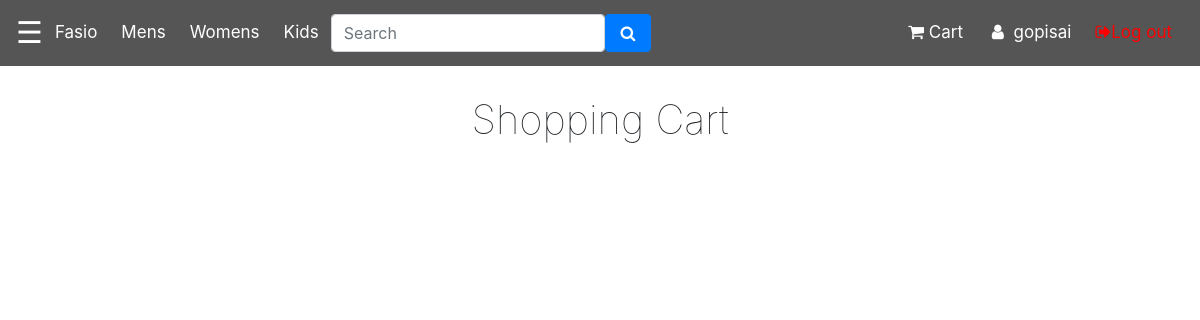
Before: /productcart/ (signed in) with the older database file.
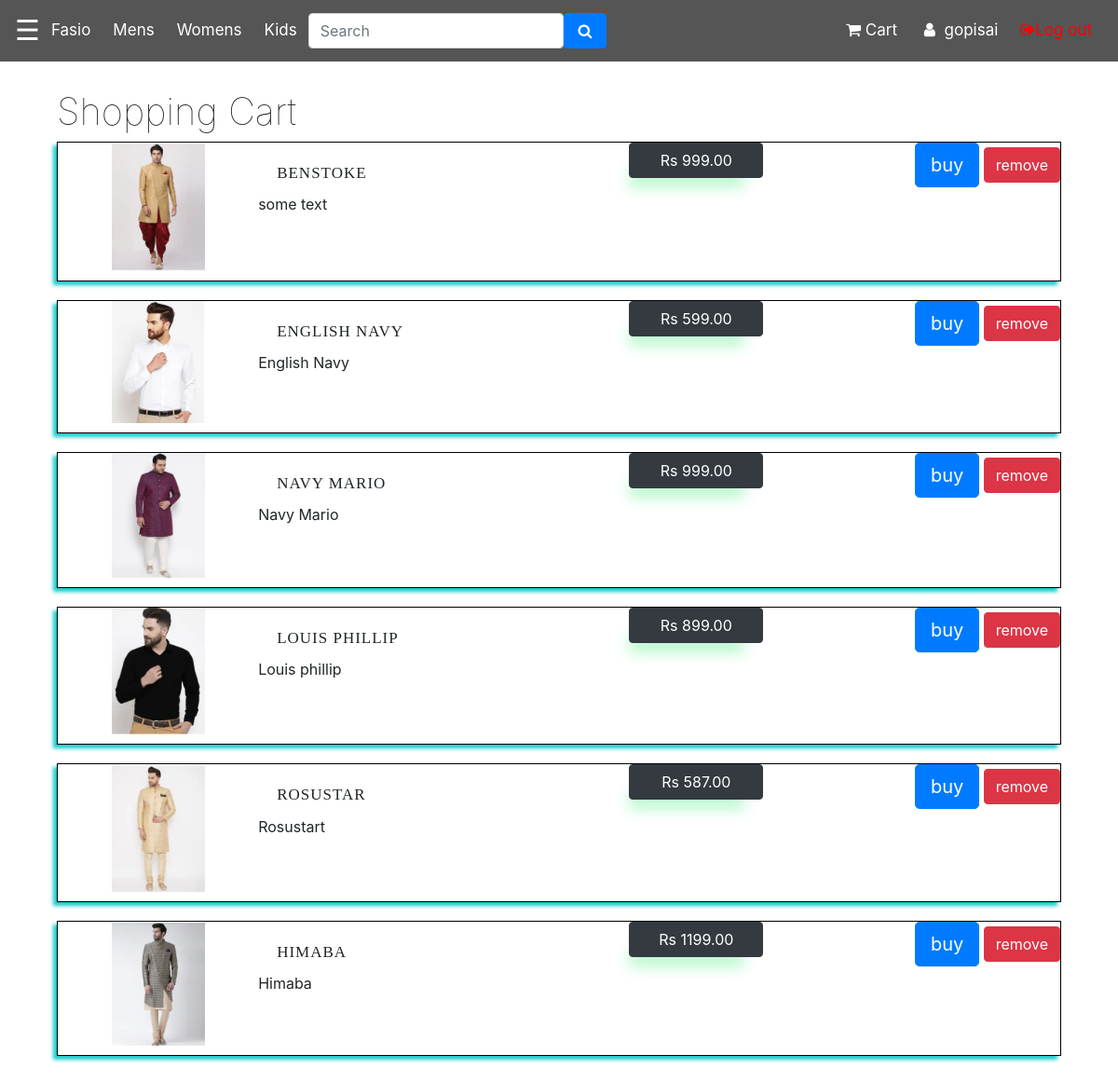
After: the same page with the newer database file.
### productcart/models.py (models this page shows, shortened)
class Cart(models.Model):
    user = models.ForeignKey(User,on_delete=models.CASCADE)
    product = models.ForeignKey(Product,on_delete=models.CASCADE)

### home/models.py (models this page shows, shortened)
class Product(models.Model):
    p_type_choices=(
        ('Men','Men'),
        ('Women','Women'),
        ('Kids','kids')
    )
    p_category_choices = (
        ('men', (
                    ('Sherwani','Sherwani'),
                    ('Tshirts','Tshirts'),
                    ('Formals','Formals')
                )
        ),
        ('women', (
                    ('Kurtis','Kurtis'),
                    ('Sarees','Sarees'),
                    ('Lehangachouli','Lehangachouli')
                )
        )
    )
    p_name = models.CharField(max_length=30,unique = True)
    p_image = models.ImageField(default='productpics/default.png',upload_to='productpics')
    p_type = models.CharField(
        max_length=100,
        choices = p_type_choices
    )
    p_category = models.CharField(
        max_length=100,
        choices = p_category_choices
    )
    p_cost = models.DecimalField(max_digits=6,decimal_places=2)
    p_description = models.TextField()

### productcart/views.py (the view)
# urls.py: path('',views.cartView,name="cart"),
@login_required
def cartView(request):
    template_name = 'productcart/cart.html'
    username = request.user.username
    carts = Cart.objects.filter(user__username=username)
    context={
        'carts':carts,
    }
    return render(request, template_name, context)

### productcart/templates/productcart/cart.html
{% extends 'home/base.html'%}
{% load static %}
{% block content1 %}
<!DOCTYPE html>
<html lang="en">
<head>
    <link rel="stylesheet" href="{% static 'productcart/cart.css' %}">
</head>
<body>
<div class="shopping-cart">
  <h1>Shopping Cart</h1>
  {% for c in carts %}
      <div class="product">
        <div class="product-image" >
           <img  src="{{ c.product.p_image.url }}">
        </div>
        <div class="product-details">
          <div class="product-title">{{ c.product.p_name }}</div>
          <p class="product-description">{{ c.product.p_description }}</p>
        </div>
        <div class="product-price btn btn-dark"> {{ c.product.p_cost }}</div>
        <div style="float: right;">
          <button type="button" class="btn btn-primary  btn-lg" ><a href="#">buy</a></button>
          <button type="button" class="btn btn-danger"><a href="#">remove</a></button>
        </div>
      </div>
  {% endfor %}
</div>
</body>
</html>
{% endblock content1 %}

### home/templates/home/base.html (shortened to what this page needs)
{% load static %}
<!DOCTYPE html>
<html>
<head>
	<link rel="stylesheet" type="text/css" href="{% static 'home/index.css'%}">
    <link rel="stylesheet" href="https://stackpath.bootstrapcdn.com/bootstrap/4.4.1/css/bootstrap.min.css">
    <link rel="stylesheet" href="{% static 'css/new.css'%}">
    <link rel="stylesheet" href="https://cdnjs.cloudflare.com/ajax/libs/font-awesome/4.7.0/css/font-awesome.min.css">
</head>
<body>
	<div class="navbar">
        <span style="font-size:30px;cursor:pointer;color:white;" onclick="openNav()">&#9776;</span>
        <a href="{% url 'home-index' %}"  style="float: left;">Fasio</a>
        <a href="{% url 'mens-home' %}"  style="float: left;">Mens</a>
        <a href="{% url 'womens-home' %}"  style="float: left;">Womens</a>
        <a href="{% url 'kids-home' %}"  style="float: left;">Kids</a>
        <input style="width: auto;" type="search" class="form-control rounded" placeholder="Search" aria-label="Search"
    aria-describedby="search-addon" />
        <button id="search-button" type="button" class="btn btn-primary">
          <i class="fa fa-fw fa-search"></i>
        </button>
        {% if user.is_authenticated %}
          <a href="{% url 'cart' %}" style="margin-left: auto;"> <i class="fa fa-shopping-cart" aria-hidden="true"></i> Cart</a>
          <a href="{% url 'profile' %}"><i class="fa fa-fw fa-user"></i> {{user.username}}</a>
          <a href="{% url 'logout' %}" style="color: red;"><i class="fa fa-sign-out" aria-hidden="true"></i>Log out</a>
        {% else %}
          <a href="{% url 'login' %}" style="margin-left: auto;">Log In</a>
          <a href="{% url 'register' %}" >Sign Up</a>
        {% endif %}
    </div>
    <div class="flex-container">
            {% block content1 %}
            {% endblock content1 %}
    </div>
</body>
</html>

### home/static/home/index.css (style rules this page uses)
* { margin: 0; padding: 0; outline: none; }
body { font-family: 'Roboto', sans-serif; }
.product-title { padding: 20px 20px 5px 20px; display: block; font-size: 17px; font-weight: 500; letter-spacing: 1px; text-transform: uppercase; }
.product-price { position: absolute; background: #11e95b; padding: 7px 20px; text-align: center; display: inline-block; font-size: 24px; font-weight: 200; color: #fff; border-radius: 7px; box-shadow: -10px 20px 15px -10px rgba(17, 233, 91, 0.3); }
.flex-container { display: flex; height: 600px; flex-wrap: wrap; align-content: space-between; justify-content: center; align-items: center; }

### register/static/css/new.css (style rules this page uses)
.navbar { width: 100%; background-color: #555; overflow: auto; }
.navbar a { float: left; padding: 12px; color: white; text-decoration: none; font-size: 17px; }

### productcart/static/productcart/cart.css (style rules this page uses)
.product-image { float: left; width: 20%; }
.product-details { float: left; width: 37%; }
.product-price { float: left; width: 12%; }
.group:before, .shopping-cart:before, .column-labels:before, .product:before, .totals-item:before, .group:after, .shopping-cart:after, .column-labels:after, .product:after, .totals-item:after { content: ''; display: table; }
.group:after, .shopping-cart:after, .column-labels:after, .product:after, .totals-item:after { clear: both; }
.group, .shopping-cart, .column-labels, .product, .totals-item { zoom: 1; }
.product .product-price:before, .product .product-line-price:before, .totals-value:before { content: 'Rs'; }
h1 { font-weight: 100; }
.shopping-cart { margin-top: -45px; }
.product { border: 1px solid black; box-shadow: -4px 4px 4px rgb(23, 201, 201); margin-bottom: 20px; padding-bottom: 10px; }
.product .product-image { text-align: center; }
.product .product-image img { width: 100px; }
.product .product-details .product-title { margin-right: 20px; font-family: "HelveticaNeue-Medium", "Helvetica Neue Medium"; }
.product .product-details .product-description { margin: 5px 20px 5px 0; line-height: 1.4em; width: 800px; }
.shopping-cart { margin: 15px; padding: 15px; }
a { color:white; text-decoration:none; }

Changed rows visible on the page:
added Cart: product.p_image (picture), product.p_name "BENSTOKE", product.p_description "some text", product.p_cost "999.00"
added Cart: product.p_image (picture), product.p_name "ENGLISH NAVY", product.p_description "English Navy", product.p_cost "599.00"
added Cart: product.p_image (picture), product.p_name "NAVY MARIO", product.p_description "Navy Mario", product.p_cost "999.00"
added Cart: product.p_image (picture), product.p_name "LOUIS PHILLIP", product.p_description "Louis phillip", product.p_cost "899.00"
added Cart: product.p_image (picture), product.p_name "ROSUSTAR", product.p_description "Rosustart", product.p_cost "587.00"
added Cart: product.p_image (picture), product.p_name "HIMABA", product.p_description "Himaba", product.p_cost "1199.00"
